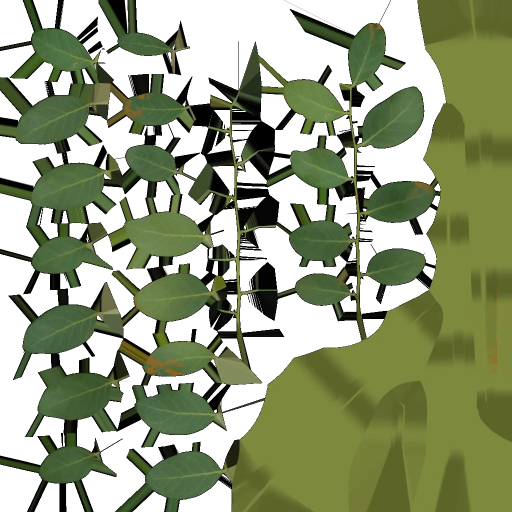
#> input picture assets/eden-photo/hero-leaves.webp, 1024 x 1024 px, given in place of tree_small_02_leaves_diff_1k.jpg, which was not available (shown at 1/2 size)
$ python build-foliage-cards.py ../../assets/eden-photo ../../assets/eden-photo/jacaranda-branches.webp
#> lines starting #> are read from the running program, lines starting #| are printed output that depends on the picture; after the words box and inside, x2 and y2 are one past the last pixel; in counts of white or black regions, pixels touching at a corner belong together
#!/usr/bin/env python3
"""Build the garden's foliage cards from photographic CC0 scans (Poly Haven): cut each plant part out of the scan's atlas
with its alpha map and arrange the parts into the card layouts eden-flora.js expects. Colour edges are dilated so
mipmaps and alpha-tested edges never pick up the black matte.
  python3 tools/pipeline/build-foliage-cards.py WORKSHOP/downloads/polyhaven/models assets/eden-textures/foliage"""
import glob, math, os, random, sys
import numpy as np
from PIL import Image
from scipy import ndimage as ni
src, out = sys.argv[1], sys.argv[2]; os.makedirs(out, exist_ok=True)
random.seed(4117)
def load(model, diff_name, alpha_name):
#> called with model = 'tree_small_02', diff_name = 'tree_small_02_leaves_diff_1k.jpg', alpha_name = 'leaves_alpha_1k.png'
    d = f"{src}/{model}/textures"
    rgb = Image.open(f"{d}/{diff_name}").convert("RGB")
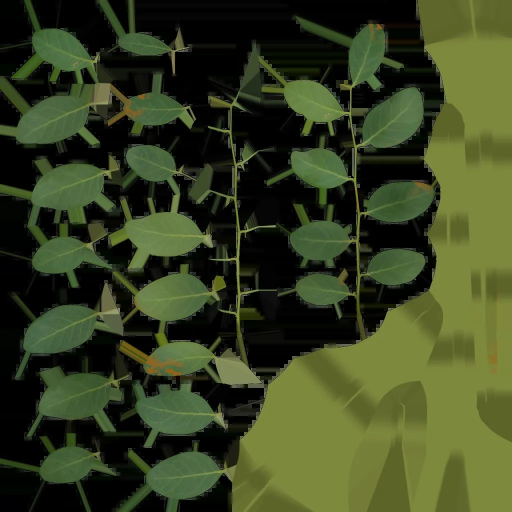
#> rgb: PIL image 1024x1024 RGB (shown at 1/2 size); mean R, G, B 56.7, 66.4, 33.4
    a = Image.open(f"{d}/{alpha_name}").convert("L").resize(rgb.size)
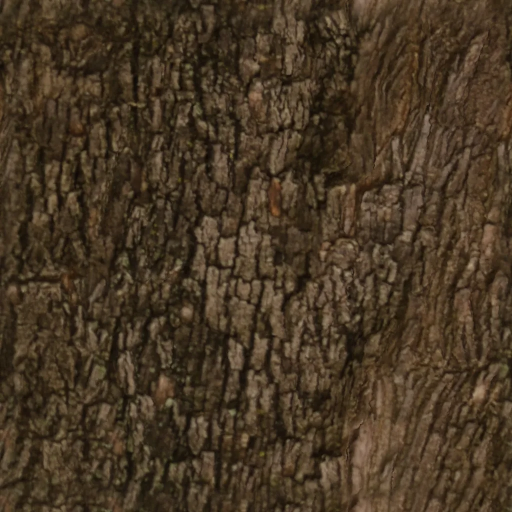
#> input picture assets/eden-photo/jacaranda-branches.webp, 1024 x 1024 px, given in place of leaves_alpha_1k.png, which was not available (shown at 1/2 size)
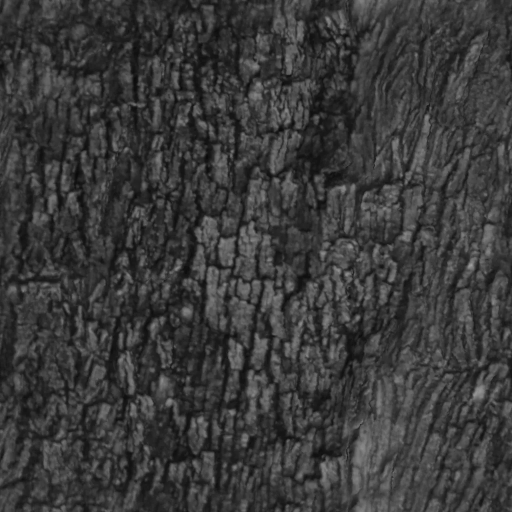
#> a: PIL image 1024x1024 L (shown at 1/2 size); min 7, max 158, mean 58.1
    return np.asarray(rgb), np.asarray(a)
def sprites(rgb, a, min_area, keep=lambda w, h: True, erode=0):
    solid = a > 110
    lab, n = ni.label(ni.binary_erosion(solid, iterations=erode) if erode else solid)
    if erode:  # split at thin stems, then grow each part back to its real outline
        lab = ni.grey_dilation(lab, size=erode * 2 + 1) * solid
    res = []
    for i, sl in enumerate(ni.find_objects(lab)):
        h, w = sl[0].stop - sl[0].start, sl[1].stop - sl[1].start
        mask = lab[sl] == i + 1
        if mask.sum() < min_area or not keep(w, h): continue
        al = np.where(ni.binary_dilation(mask, iterations=2), a[sl], 0).astype(np.uint8)
        res.append(Image.fromarray(np.dstack([rgb[sl], al]), "RGBA"))
    return res
def tinted(im, k):
    arr = np.asarray(im, np.float32).copy(); arr[..., :3] = np.clip(arr[..., :3] * k, 0, 255); return Image.fromarray(arr.astype(np.uint8), "RGBA")
def finish(card, name, q=86):
    arr = np.asarray(card, np.float32); solid = arr[..., 3] > 20
    # bleed colour outward beneath the transparent area
    idx = ni.distance_transform_edt(~solid, return_distances=False, return_indices=True)
    rgb = arr[..., :3][tuple(idx)]
    Image.fromarray(np.dstack([rgb, arr[..., 3]]).astype(np.uint8), "RGBA").save(f"{out}/{name}.webp", quality=q, method=4, exact=True)
    print(name, os.path.getsize(f"{out}/{name}.webp") // 1024, "KB", f"coverage {(arr[..., 3] > 128).mean():.2f}")

# broadleaf: photographed leaves radiating from a centre (the card shape eden-flora.js expects)
rgb, a = load("tree_small_02", "tree_small_02_leaves_diff_1k.jpg", "leaves_alpha_1k.png")
# the atlas smears dark stem colour under its twigs: keep only clearly green, lit pixels (the leaves)
a = np.where((rgb[..., 1].astype(int) > 55) & (rgb[..., 1].astype(int) >= rgb[..., 2]) & (rgb[..., 1].astype(int) >= rgb[..., 0] * .9), a, 0).astype(np.uint8)
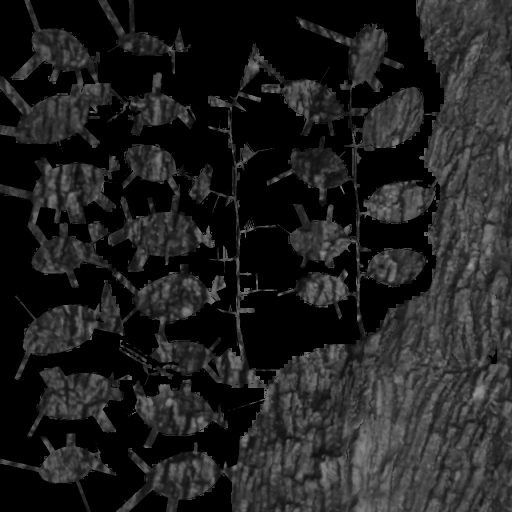
#> a: shape (1024, 1024) (shown at 1/2 size); min 0, max 158, mean 32.3
# leaf islands are connected to twigs: erode to split, then keep blob-shaped parts
leaves = sprites(rgb, a, 500, lambda w, h: max(w, h) < 3 * min(w, h) and max(w, h) < 300, erode=3)
#> in sprites, `solid = a > 110`:
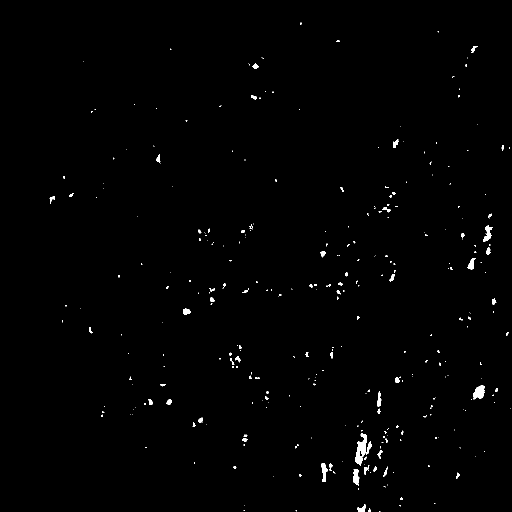
#> solid: shape (1024, 1024) bool (shown at 1/2 size); 0.69% white; 329 white regions (250 under 20 px), largest, box (x1, y1, x2, y2) and area: (711, 866, 743, 932) 924, (946, 770, 969, 799) 456, (966, 451, 985, 484) 290
#> in sprites, `lab, n = ni.label(ni.binary_erosion(solid, iterations=erode) if erode ..`: lab: shape (1024, 1024) int32; 36 distinct labels, from 0 to 35
#> in sprites, `lab, n = ni.label(ni.binary_erosion(solid, iterations=erode) if erode ..`: n = 35
#> in sprites, `lab = ni.grey_dilation(lab, size=erode * 2 + 1) * solid`: lab: shape (1024, 1024) int32; 36 distinct labels, from 0 to 35
#> the loop in sprites, `for i, sl in enumerate(ni.find_objects(lab)):` made 35 passes
#> (h, w) on passes 1 to 12: (10, 12), (7, 7), (10, 10), (10, 7), (12, 12), (20, 17), (5, 6), (11, 9), (10, 10), (21, 13), (7, 7), (7, 7)
#> after the loop in sprites, `for i, sl in enumerate(ni.find_objects(lab)):`: res = []
#> leaves = []
print("leaf sprites", len(leaves))
#| leaf sprites 0
S = 1024; card = Image.new("RGBA", (S, S), (70, 90, 45, 0))
for i in range(150):
    ang = random.uniform(0, 2 * math.pi); r = (random.random() ** .62) * S * .40
#> (the run stopped early here; a loop or call above may not have finished)
